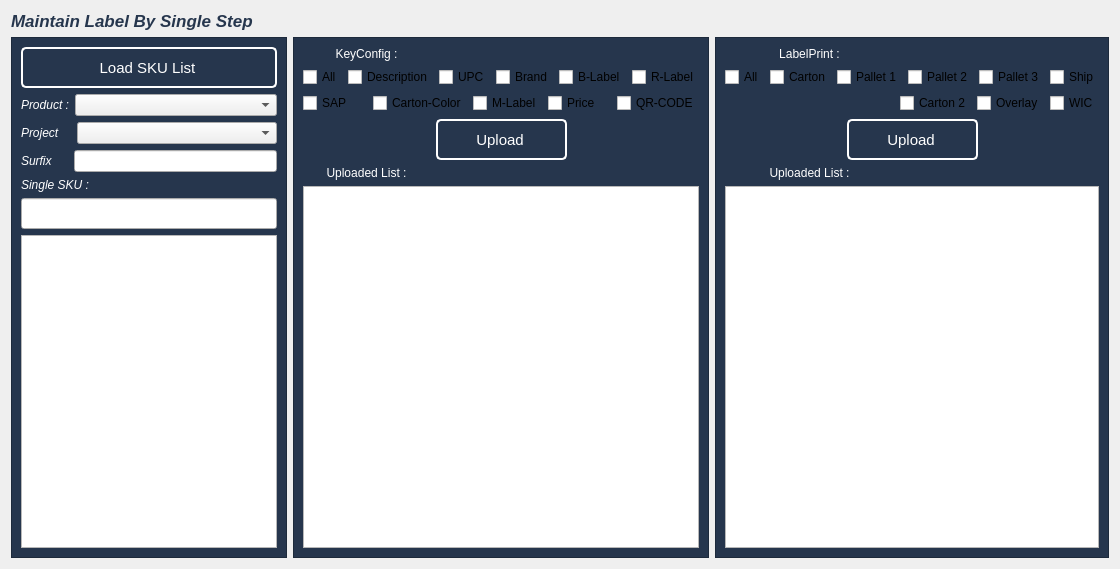
         <widget class="QWidget" name="p_main_single">
          <layout class="QGridLayout" name="gridLayout_18">
           <item row="0" column="0" colspan="3">
            <widget class="QLabel" name="lb_maintain_caption">
             <property name="font">
              <font>
               <pointsize>13</pointsize>
               <italic>true</italic>
               <bold>true</bold>
              </font>
             </property>
             <property name="styleSheet">
              <string notr="true">color: #26364d;
font-weight:bold;</string>
             </property>
             <property name="text">
              <string>Maintain Label By Single Step</string>
             </property>
            </widget>
           </item>
           <item row="1" column="0">
            <widget class="QFrame" name="f_single_find">
             <property name="sizePolicy">
              <sizepolicy hsizetype="Fixed" vsizetype="Preferred">
               <horstretch>0</horstretch>
               <verstretch>0</verstretch>
              </sizepolicy>
             </property>
             <property name="minimumSize">
              <size>
               <width>171</width>
               <height>521</height>
              </size>
             </property>
             <property name="styleSheet">
              <string notr="true">#f_single_find
{
	background-color:#26364d;
}
QPushButton  {
    background-color: #26364d;   /* Màu nền xanh */
    color: white;             /* Chữ màu trắng */
    border: 2px solid white;  /* Viền trắng */
    padding: 3px 6px;       /* Khoảng cách trong */
    border-radius: 5px;       /* Bo góc */
    cursor: pointer;          /* Hiện tay khi hover */
    font-size: 15px;          /* Kích thước chữ */
    text-align: center;
   padding-left: 3px;
}

#f_single_find QPushButton:hover {
    background-color: #3a5a80; /* Đổi màu khi hover */
}
#f_single_find QPushButton:pressed {
    background-color: #3a5a80;   /* Màu khi bấm */
    padding-left: 12px;           /* Giảm padding để cảm giác nhỏ lại */
    padding-top: 8px;
    transform: scale(0.95);       /* (Không hỗ trợ trong Qt CSS, chỉ có thể dùng animation) */
}</string>
             </property>
             <property name="frameShape">
              <enum>QFrame::Shape::StyledPanel</enum>
             </property>
             <property name="frameShadow">
              <enum>QFrame::Shadow::Raised</enum>
             </property>
             <layout class="QGridLayout" name="gridLayout_5">
              <item row="0" column="0">
               <widget class="QPushButton" name="bt_maintain_load_sku_2">
                <property name="minimumSize">
                 <size>
                  <width>151</width>
                  <height>41</height>
                 </size>
                </property>
                <property name="text">
                 <string>Load SKU List</string>
                </property>
               </widget>
              </item>
              <item row="1" column="0">
               <layout class="QHBoxLayout" name="horizontalLayout_32">
                <item>
                 <widget class="QLabel" name="label_40">
                  <property name="sizePolicy">
                   <sizepolicy hsizetype="Fixed" vsizetype="Preferred">
                    <horstretch>0</horstretch>
                    <verstretch>0</verstretch>
                   </sizepolicy>
                  </property>
                  <property name="font">
                   <font>
                    <pointsize>9</pointsize>
                    <italic>true</italic>
                   </font>
                  </property>
                  <property name="styleSheet">
                   <string notr="true">color: rgb(255, 255, 255);</string>
                  </property>
                  <property name="text">
                   <string>Product :</string>
                  </property>
                 </widget>
                </item>
                <item>
                 <widget class="QComboBox" name="cb_maintain_product_2"/>
                </item>
               </layout>
              </item>
              <item row="2" column="0">
               <layout class="QHBoxLayout" name="horizontalLayout_58">
                <property name="spacing">
                 <number>17</number>
                </property>
                <item>
                 <widget class="QLabel" name="label_80">
                  <property name="sizePolicy">
                   <sizepolicy hsizetype="Fixed" vsizetype="Preferred">
                    <horstretch>0</horstretch>
                    <verstretch>0</verstretch>
                   </sizepolicy>
                  </property>
                  <property name="font">
                   <font>
                    <pointsize>9</pointsize>
                    <italic>true</italic>
                   </font>
                  </property>
                  <property name="styleSheet">
                   <string notr="true">color: rgb(255, 255, 255);</string>
                  </property>
                  <property name="text">
                   <string>Project</string>
                  </property>
                 </widget>
                </item>
                <item>
                 <widget class="QComboBox" name="cb_maintain_project_2"/>
                </item>
               </layout>
              </item>
              <item row="3" column="0">
               <layout class="QHBoxLayout" name="horizontalLayout_57">
                <property name="spacing">
                 <number>21</number>
                </property>
                <item>
                 <widget class="QLabel" name="label_79">
                  <property name="sizePolicy">
                   <sizepolicy hsizetype="Fixed" vsizetype="Preferred">
                    <horstretch>0</horstretch>
                    <verstretch>0</verstretch>
                   </sizepolicy>
                  </property>
                  <property name="font">
                   <font>
                    <pointsize>9</pointsize>
                    <italic>true</italic>
                   </font>
                  </property>
                  <property name="styleSheet">
                   <string notr="true">color: rgb(255, 255, 255);</string>
                  </property>
                  <property name="text">
                   <string>Surfix</string>
                  </property>
                 </widget>
                </item>
                <item>
                 <widget class="QLineEdit" name="tx_maintain_surfix_2">
                  <property name="alignment">
                   <set>Qt::AlignmentFlag::AlignCenter</set>
                  </property>
                 </widget>
                </item>
               </layout>
              </item>
              <item row="4" column="0">
               <widget class="QLabel" name="label_11">
                <property name="font">
                 <font>
                  <pointsize>9</pointsize>
                  <italic>true</italic>
                 </font>
                </property>
                <property name="styleSheet">
                 <string notr="true">color: rgb(255, 255, 255);</string>
                </property>
                <property name="text">
                 <string>Single SKU :</string>
                </property>
               </widget>
              </item>
              <item row="5" column="0">
               <widget class="QLineEdit" name="tx_maintain_sku_2">
                <property name="minimumSize">
                 <size>
                  <width>151</width>
                  <height>31</height>
                 </size>
                </property>
                <property name="alignment">
                 <set>Qt::AlignmentFlag::AlignCenter</set>
                </property>
               </widget>
              </item>
              <item row="6" column="0">
               <widget class="QListView" name="list_maintain_sku_2"/>
              </item>
             </layout>
            </widget>
           </item>
           <item row="1" column="1">
            <widget class="QFrame" name="f_single_key">
             <property name="styleSheet">
              <string notr="true">#f_single_key
{
	background-color:#26364d;
}
QPushButton  {
    background-color: #26364d;   /* Màu nền xanh */
    color: white;             /* Chữ màu trắng */
    border: 2px solid white;  /* Viền trắng */
    padding: 3px 6px;       /* Khoảng cách trong */
    border-radius: 5px;       /* Bo góc */
    cursor: pointer;          /* Hiện tay khi hover */
    font-size: 15px;          /* Kích thước chữ */
    text-align: center;
   padding-left: 3px;
}

#f_single_key QPushButton:hover {
    background-color: #3a5a80; /* Đổi màu khi hover */
}
#f_single_key QPushButton:pressed {
    background-color: #3a5a80;   /* Màu khi bấm */
    padding-left: 12px;           /* Giảm padding để cảm giác nhỏ lại */
    padding-top: 8px;
    transform: scale(0.95);       /* (Không hỗ trợ trong Qt CSS, chỉ có thể dùng animation) */
}</string>
             </property>
             <property name="frameShape">
              <enum>QFrame::Shape::StyledPanel</enum>
             </property>
             <property name="frameShadow">
              <enum>QFrame::Shadow::Raised</enum>
             </property>
             <layout class="QGridLayout" name="gridLayout_10">
              <item row="0" column="0">
               <widget class="QLabel" name="lb_branch_text_2">
                <property name="styleSheet">
                 <string notr="true">QLabel
{
	color:white;
	text-align: left;
}</string>
                </property>
                <property name="text">
                 <string>KeyConfig :</string>
                </property>
                <property name="alignment">
                 <set>Qt::AlignmentFlag::AlignCenter</set>
                </property>
               </widget>
              </item>
              <item row="1" column="0" colspan="3">
               <layout class="QHBoxLayout" name="horizontalLayout_29">
                <item>
                 <widget class="QCheckBox" name="chk_maintain_all">
                  <property name="text">
                   <string>All</string>
                  </property>
                 </widget>
                </item>
                <item>
                 <widget class="QCheckBox" name="chk_maintain_des">
                  <property name="text">
                   <string>Description</string>
                  </property>
                 </widget>
                </item>
                <item>
                 <widget class="QCheckBox" name="chk_maintain_upc">
                  <property name="text">
                   <string>UPC</string>
                  </property>
                 </widget>
                </item>
                <item>
                 <widget class="QCheckBox" name="chk_maintain_brand">
                  <property name="text">
                   <string>Brand</string>
                  </property>
                 </widget>
                </item>
                <item>
                 <widget class="QCheckBox" name="chk_maintain_blabel">
                  <property name="text">
                   <string>B-Label</string>
                  </property>
                 </widget>
                </item>
                <item>
                 <widget class="QCheckBox" name="chk_maintain_rlabel">
                  <property name="text">
                   <string>R-Label</string>
                  </property>
                 </widget>
                </item>
               </layout>
              </item>
              <item row="2" column="0" colspan="3">
               <layout class="QHBoxLayout" name="horizontalLayout_28">
                <item>
                 <widget class="QCheckBox" name="chk_maintain_sap">
                  <property name="text">
                   <string>SAP</string>
                  </property>
                 </widget>
                </item>
                <item>
                 <widget class="QCheckBox" name="chk_maintain_color">
                  <property name="text">
                   <string>Carton-Color</string>
                  </property>
                 </widget>
                </item>
                <item>
                 <widget class="QCheckBox" name="chk_maintain_mlabel">
                  <property name="text">
                   <string>M-Label</string>
                  </property>
                 </widget>
                </item>
                <item>
                 <widget class="QCheckBox" name="chk_maintain_price">
                  <property name="text">
                   <string>Price</string>
                  </property>
                 </widget>
                </item>
                <item>
                 <widget class="QCheckBox" name="chk_maintain_qr">
                  <property name="text">
                   <string>QR-CODE</string>
                  </property>
                 </widget>
                </item>
               </layout>
              </item>
              <item row="3" column="0">
               <spacer name="horizontalSpacer_3">
                <property name="orientation">
                 <enum>Qt::Orientation::Horizontal</enum>
                </property>
                <property name="sizeHint" stdset="0">
                 <size>
                  <width>124</width>
                  <height>20</height>
                 </size>
                </property>
               </spacer>
              </item>
              <item row="3" column="1">
               <widget class="QPushButton" name="bt_maintain_load_key">
                <property name="minimumSize">
                 <size>
                  <width>131</width>
                  <height>41</height>
                 </size>
                </property>
                <property name="text">
                 <string>Upload</string>
                </property>
               </widget>
              </item>
              <item row="3" column="2">
               <spacer name="horizontalSpacer_4">
                <property name="orientation">
                 <enum>Qt::Orientation::Horizontal</enum>
                </property>
                <property name="sizeHint" stdset="0">
                 <size>
                  <width>124</width>
                  <height>20</height>
                 </size>
                </property>
               </spacer>
              </item>
              <item row="4" column="0">
               <widget class="QLabel" name="lb_branch_text_4">
                <property name="styleSheet">
                 <string notr="true">QLabel
{
	color:white;
}</string>
                </property>
                <property name="text">
                 <string>Uploaded List :</string>
                </property>
                <property name="alignment">
                 <set>Qt::AlignmentFlag::AlignCenter</set>
                </property>
               </widget>
              </item>
              <item row="5" column="0" colspan="3">
               <widget class="QTableView" name="table_maintain_key"/>
              </item>
             </layout>
            </widget>
           </item>
           <item row="1" column="2">
            <widget class="QFrame" name="f_single_Print">
             <property name="styleSheet">
              <string notr="true">#f_single_Print
{
	background-color:#26364d;
}
QPushButton  {
    background-color: #26364d;   /* Màu nền xanh */
    color: white;             /* Chữ màu trắng */
    border: 2px solid white;  /* Viền trắng */
    padding: 3px 6px;       /* Khoảng cách trong */
    border-radius: 5px;       /* Bo góc */
    cursor: pointer;          /* Hiện tay khi hover */
    font-size: 15px;          /* Kích thước chữ */
    text-align: center;
   padding-left: 3px;
}

#f_single_Print QPushButton:hover {
    background-color: #3a5a80; /* Đổi màu khi hover */
}
#f_single_Print QPushButton:pressed {
    background-color: #3a5a80;   /* Màu khi bấm */
    padding-left: 12px;           /* Giảm padding để cảm giác nhỏ lại */
    padding-top: 8px;
    transform: scale(0.95);       /* (Không hỗ trợ trong Qt CSS, chỉ có thể dùng animation) */
}</string>
             </property>
             <property name="frameShape">
              <enum>QFrame::Shape::StyledPanel</enum>
             </property>
             <property name="frameShadow">
              <enum>QFrame::Shadow::Raised</enum>
             </property>
             <layout class="QGridLayout" name="gridLayout_11">
              <item row="0" column="0">
               <widget class="QLabel" name="lb_branch_text_3">
                <property name="styleSheet">
                 <string notr="true">QLabel
{
	color:white;
}</string>
                </property>
                <property name="text">
                 <string>LabelPrint :</string>
                </property>
                <property name="alignment">
                 <set>Qt::AlignmentFlag::AlignCenter</set>
                </property>
               </widget>
              </item>
              <item row="1" column="0" colspan="2">
               <layout class="QHBoxLayout" name="horizontalLayout_30">
                <item>
                 <widget class="QCheckBox" name="chk_maintain_print_all">
                  <property name="text">
                   <string>All</string>
                  </property>
                 </widget>
                </item>
                <item>
                 <widget class="QCheckBox" name="chk_maintain_print_carton">
                  <property name="text">
                   <string>Carton</string>
                  </property>
                 </widget>
                </item>
                <item>
                 <widget class="QCheckBox" name="chk_maintain_print_pallet1">
                  <property name="text">
                   <string>Pallet 1</string>
                  </property>
                 </widget>
                </item>
                <item>
                 <widget class="QCheckBox" name="chk_maintain_print_pallet2">
                  <property name="text">
                   <string>Pallet 2</string>
                  </property>
                 </widget>
                </item>
                <item>
                 <widget class="QCheckBox" name="chk_maintain_print_pallet3">
                  <property name="text">
                   <string>Pallet 3</string>
                  </property>
                 </widget>
                </item>
                <item>
                 <widget class="QCheckBox" name="chk_maintain_print_ship">
                  <property name="text">
                   <string>Ship</string>
                  </property>
                 </widget>
                </item>
               </layout>
              </item>
              <item row="2" column="1">
               <layout class="QHBoxLayout" name="horizontalLayout_31">
                <item>
                 <widget class="QCheckBox" name="chk_maintain_print_carton2">
                  <property name="text">
                   <string>Carton 2</string>
                  </property>
                 </widget>
                </item>
                <item>
                 <widget class="QCheckBox" name="chk_maintain_print_overlay">
                  <property name="text">
                   <string>Overlay</string>
                  </property>
                 </widget>
                </item>
                <item>
                 <widget class="QCheckBox" name="chk_maintain_print_wic">
                  <property name="text">
                   <string>WIC</string>
                  </property>
                 </widget>
                </item>
               </layout>
              </item>
              <item row="3" column="0" colspan="2">
               <layout class="QHBoxLayout" name="horizontalLayout_27">
                <item>
                 <spacer name="horizontalSpacer_5">
                  <property name="orientation">
                   <enum>Qt::Orientation::Horizontal</enum>
                  </property>
                  <property name="sizeHint" stdset="0">
                   <size>
                    <width>118</width>
                    <height>20</height>
                   </size>
                  </property>
                 </spacer>
                </item>
                <item>
                 <widget class="QPushButton" name="bt_maintain_print_load">
                  <property name="minimumSize">
                   <size>
                    <width>131</width>
                    <height>41</height>
                   </size>
                  </property>
                  <property name="text">
                   <string>Upload</string>
                  </property>
                 </widget>
                </item>
                <item>
                 <spacer name="horizontalSpacer_6">
                  <property name="orientation">
                   <enum>Qt::Orientation::Horizontal</enum>
                  </property>
                  <property name="sizeHint" stdset="0">
                   <size>
                    <width>108</width>
                    <height>20</height>
                   </size>
                  </property>
                 </spacer>
                </item>
               </layout>
              </item>
              <item row="4" column="0">
               <widget class="QLabel" name="lb_branch_text_5">
                <property name="styleSheet">
                 <string notr="true">QLabel
{
	color:white;
}</string>
                </property>
                <property name="text">
                 <string>Uploaded List :</string>
                </property>
                <property name="alignment">
                 <set>Qt::AlignmentFlag::AlignCenter</set>
                </property>
               </widget>
              </item>
              <item row="5" column="0" colspan="2">
               <widget class="QTableView" name="table_maintain_print_upload"/>
              </item>
             </layout>
            </widget>
           </item>
          </layout>
         </widget>
